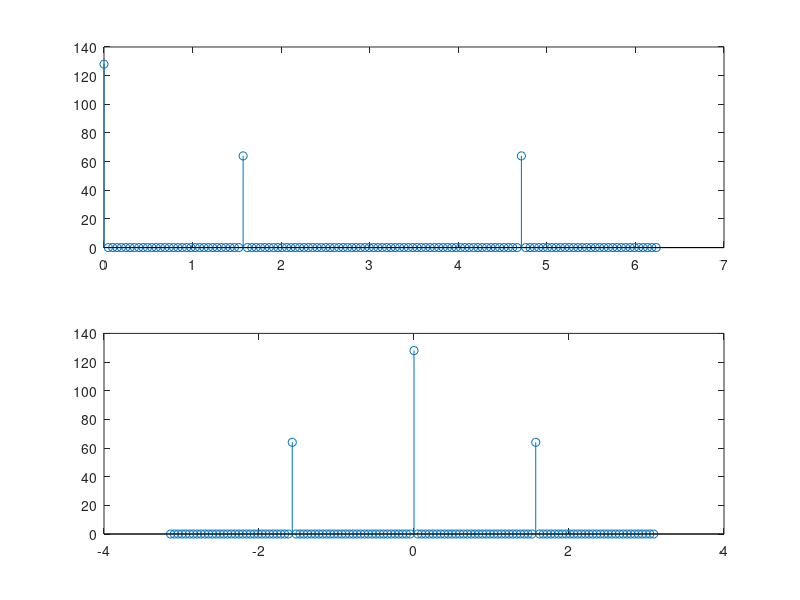
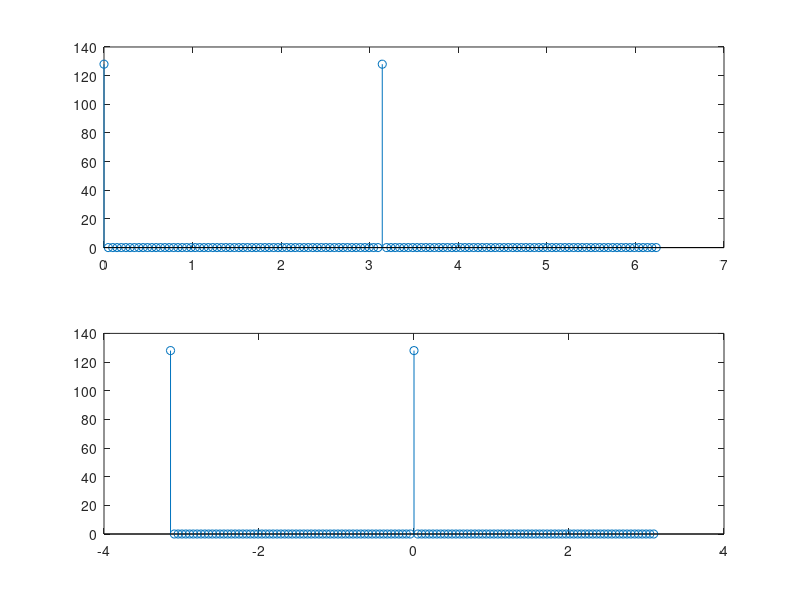
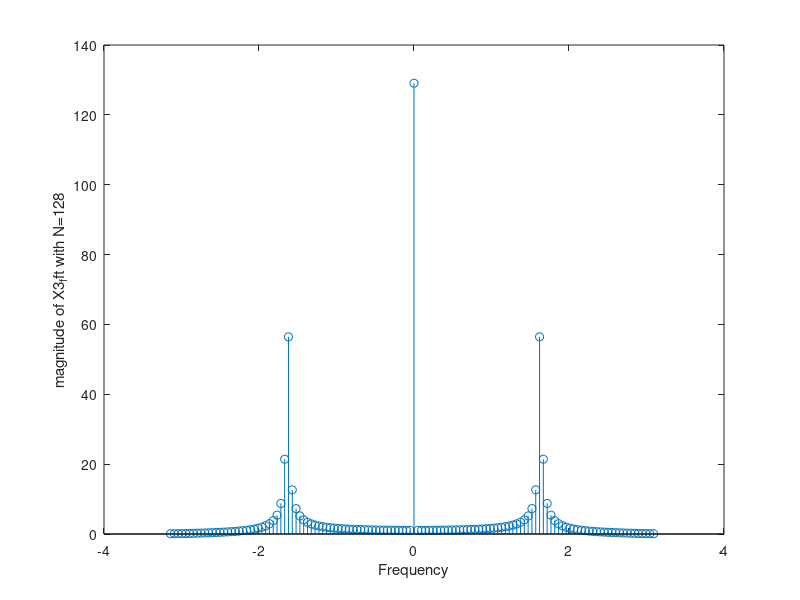

Here is the MATLAB script that generated these plots, in order:
clear all;
close all;

Fs = 1;
% N = 32, 128, 512
N = 128;
n = 0:127;
x1 = 1 + cos(2 * pi * 0.25 * n);
x2 = 1 + cos(2 * pi * 0.5 * n);
x3 = 1 + cos(2 * pi * 0.26 * n);

x1_fft = (fft(x1, N));
x1_fft_sh = fftshift(x1_fft);
x2_fft = (fft(x2, N));
x2_fft_sh = fftshift(x2_fft);

x3_fft = (fft(x3, N));
x3_fft_sh = fftshift(x3_fft);


x1_fft_re = abs(x1_fft);
x1_fft_sh_re = abs(x1_fft_sh);
x2_fft_re = abs(x2_fft);
x2_fft_sh_re = abs(x2_fft_sh);
x3_fft_re = abs(x3_fft);
x3_fft_sh_re = abs(x3_fft_sh);
x1_fft_im = angle(x1_fft);
x2_fft_im = angle(x2_fft);

w_period = (2 * pi) / N;
w = (0:(N-1)) * w_period;
w_sh = (-N/2:(N-1)/2) * w_period;

figure;
subplot(2,1,1);
stem(w , x1_fft_re);
subplot(2,1,2);
stem(w_sh, x1_fft_sh_re);

figure;
subplot(2,1,1);
stem(w , x2_fft_re);
subplot(2,1,2);
stem(w_sh, x2_fft_sh_re);

figure;
stem(w_sh, x3_fft_sh_re);
    xlabel('Frequency');
    ylabel('magnitude of X3_fft with N=128');

